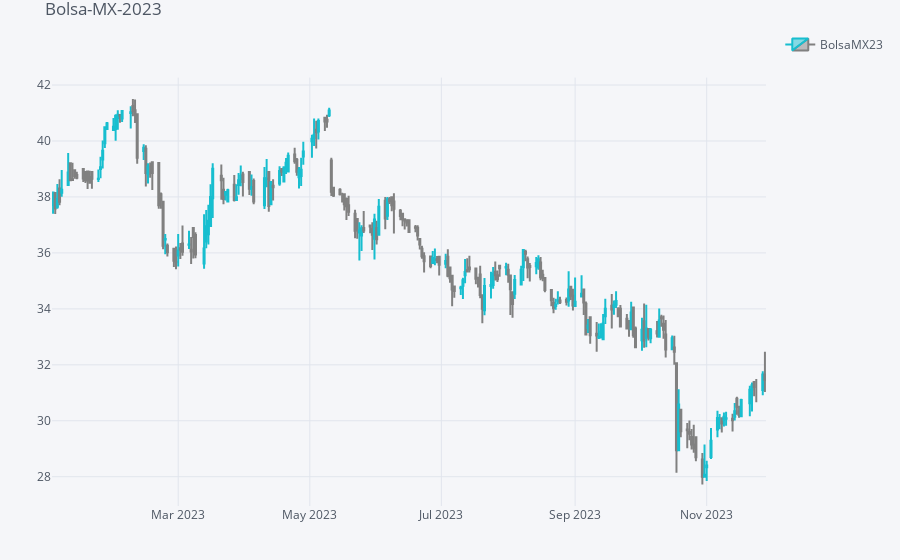

Notebook code for this chart:
### Code cell
qf.iplot(title="Bolsa-MX-2023", name="BolsaMX23")

### Figure 1 — Plotly figure (JSON) as saved in the notebook; plotly's stock layout.template omitted (floating-point values rounded to 4 significant figures; data arrays with more than 128 entries replaced by an {"elided": "..."} marker saying what was removed)
{"data": [{"close": {"elided": "229 float values"}, "decreasing": {"line": {"color": "#808080"}}, "high": {"elided": "229 float values"}, "increasing": {"line": {"color": "#17BECF"}}, "low": {"elided": "229 float values"}, "name": "BolsaMX23", "open": {"elided": "229 float values"}, "showlegend": true, "type": "candlestick", "x": {"elided": "229 str values"}, "yaxis": "y2"}], "layout": {"legend": {"bgcolor": "#F5F6F9", "font": {"color": "#4D5663"}}, "margin": {"b": 30, "l": 30, "r": 30, "t": 30}, "paper_bgcolor": "#F5F6F9", "plot_bgcolor": "#F5F6F9", "showlegend": true, "title": {"font": {"color": "#4D5663"}, "text": "Bolsa-MX-2023"}, "xaxis": {"anchor": "y2", "gridcolor": "#E1E5ED", "rangeselector": {"bgcolor": "rgba(150, 200, 250, 1)", "buttons": [{"count": 1, "label": "1m", "step": "month", "stepmode": "backward"}, {"count": 1, "label": "1y", "step": "year", "stepmode": "backward"}], "font": {"size": 13}, "visible": false, "x": 0, "y": 0.9}, "rangeslider": {"visible": false}, "showgrid": true, "tickfont": {"color": "#4D5663"}, "title": {"font": {"color": "#4D5663"}, "text": ""}, "zerolinecolor": "#E1E5ED"}, "yaxis": {"gridcolor": "#E1E5ED", "showgrid": true, "showticklabels": false, "tickfont": {"color": "#4D5663"}, "title": {"font": {"color": "#4D5663"}, "text": ""}, "zerolinecolor": "#E1E5ED"}, "yaxis2": {"domain": [0, 0.9], "gridcolor": "#E1E5ED", "showgrid": true, "tickfont": {"color": "#4D5663"}, "title": {"font": {"color": "#4D5663"}, "text": ""}, "zerolinecolor": "#E1E5ED"}}}
